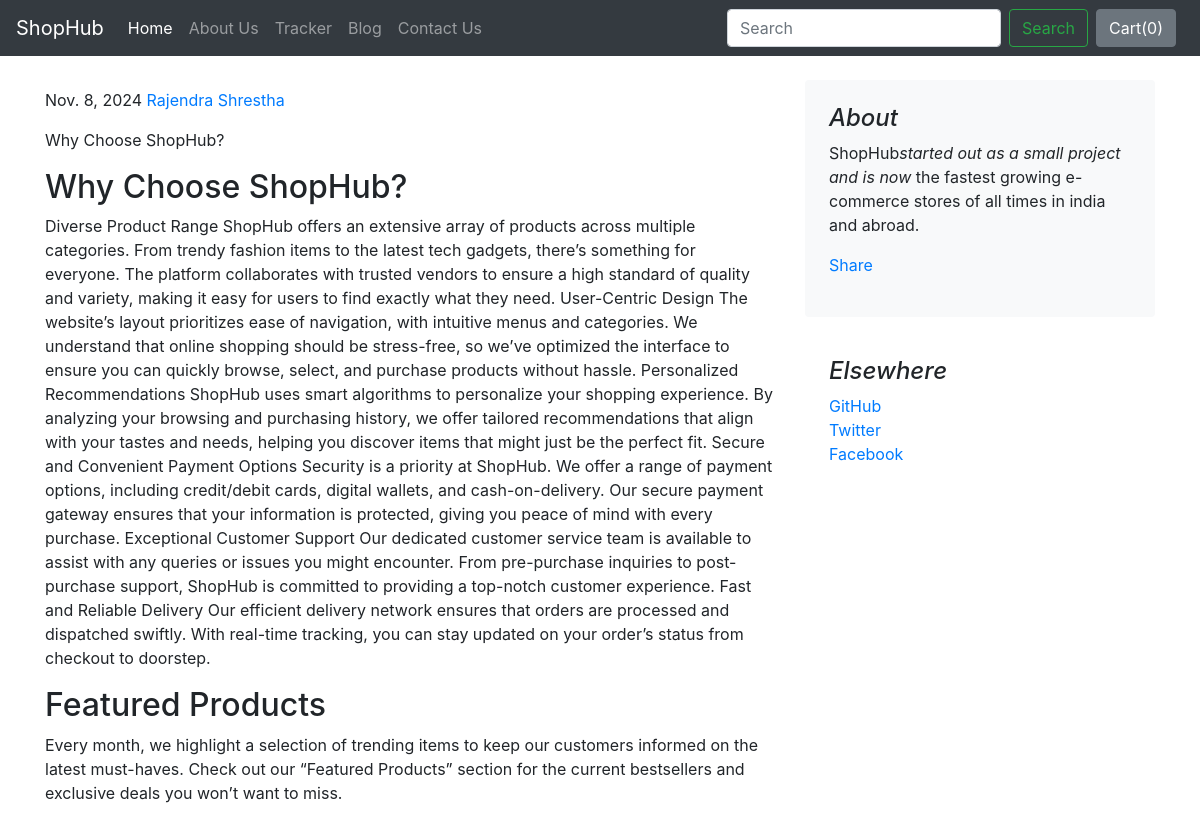
Screenshot of /blog/blogpost/5 with the database file from the repository.
### blog/models.py (models this page shows)
class Blogpost(models.Model):
    post_id = models.AutoField(primary_key= True)
    tilte = models.CharField(max_length=50)
    head0 = models.CharField(max_length=500, default="")
    chead0 = models.CharField(max_length=5000, default="")
    head1 = models.CharField(max_length=500, default="")
    chead1 = models.CharField(max_length=5000, default="")
    head2 = models.CharField(max_length=500, default="")
    chead2 = models.CharField(max_length=5000, default="")
    pub_date = models.DateField()
    post_by=models.CharField(max_length=100, default="")
    thumbnail = models.ImageField(upload_to='shop/images', default="")
    def __str__(self):
        return self.tilte

### blog/views.py (the view)
# urls.py: path("blogpost/<int:id>", views.blogpost, name="blogHome")
def blogpost(request, id):
    post = Blogpost.objects.filter(post_id = id)[0]
    print(post)
    return render(request, 'blog/blogpost.html',
                  {'post':post})

### blog/templates/blog/blogpost.html (shortened to what this page needs)
{% extends 'blog/basic.html' %}
{% block body %}
<div class="container">
    <div class="row mt-4">
        <div class="col-md-8 blog-main">
            <div class="blog-post">
                <p class="blog-post-meta">{{post.pub_date}}&nbsp;<a href="#">{{post.post_by}}</a></p>
                <p>{{post.chead0}}</p>
                <h2>{{post.head1}}</h2>
                <p>{{post.chead1}}</p>
                <h2>{{post.head2}}</h2>
                <p>{{post.chead2}}</p>
            </div>
        </div>
        <aside class="col-md-4 blog-sidebar">
            <div class="p-4 mb-3 bg-light rounded">
                <h4 class="font-italic">About</h4>
                <p class="mb-0">ShopHub<em>started out as a small project and is now</em> the fastest growing e-commerce stores of all times in india and abroad.</p>
                <div class="my-3 fb-share-button" data-href="http://127.0.0.1:8000/blog/blogpost/{{post.post_id}}" data-layout="" data-size=""><a target="_blank" href="https://www.facebook.com/sharer/sharer.php?u=http%3A%2F%2F127.0.0.1%3A8000%2Fblog%2Fblogpost%2F5&amp;src=sdkpreparse" class="fb-xfbml-parse-ignore">Share</a></div>
            </div>
            <div class="p-4">
                <h4 class="font-italic">Elsewhere</h4>
                <ol class="list-unstyled">
                    <li><a href="#">GitHub</a></li>
                    <li><a href="#">Twitter</a></li>
                    <li><a href="#">Facebook</a></li>
                </ol>
            </div>
        </aside>
    </div>
</div>
{% endblock %}

### rows the page displays
Blogpost: pub_date "Nov. 8, 2024", post_by "Rajendra Shrestha", chead0 "Why Choose ShopHub?", head1 "Why Choose ShopHub?", chead1 "Diverse Product Range ShopHub offers an extensive array of products across multiple categories. From trendy fashion items to the latest tech gadgets, there’s something for everyone. The platform collaborates with trusted vendors to ensure a high standard of quality and variety, making it easy for users to find exactly what they need. User-Centric Design The website’s layout prioritizes ease of navigation, with intuitive menus and categories. We understand that online shopping should be stress-free, so we’ve optimized the interface to ensure you can quickly browse, select, and purchase products without hassle. Personalized Recommendations ShopHub uses smart algorithms to personalize your…", head2 "Featured Products", chead2 "Every month, we highlight a selection of trending items to keep our customers informed on the latest must-haves. Check out our “Featured Products” section for the current bestsellers and exclusive deals you won’t want to miss."
